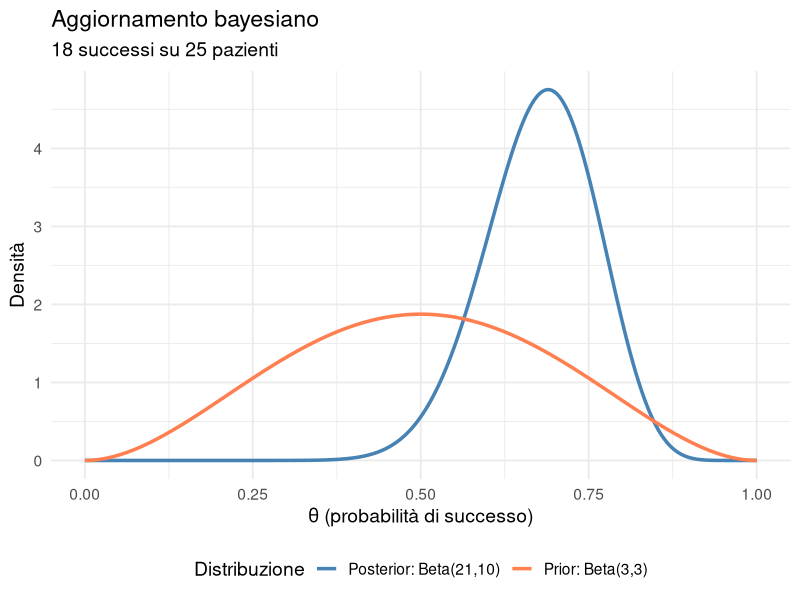
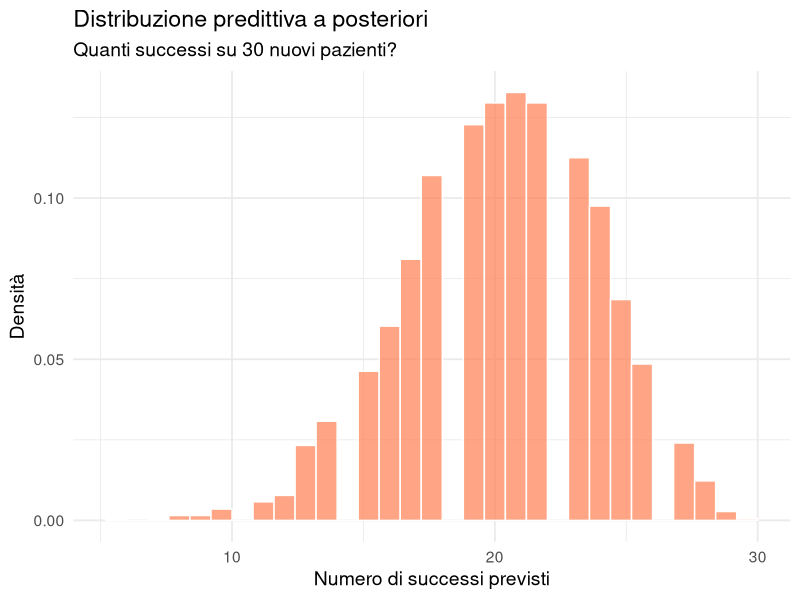
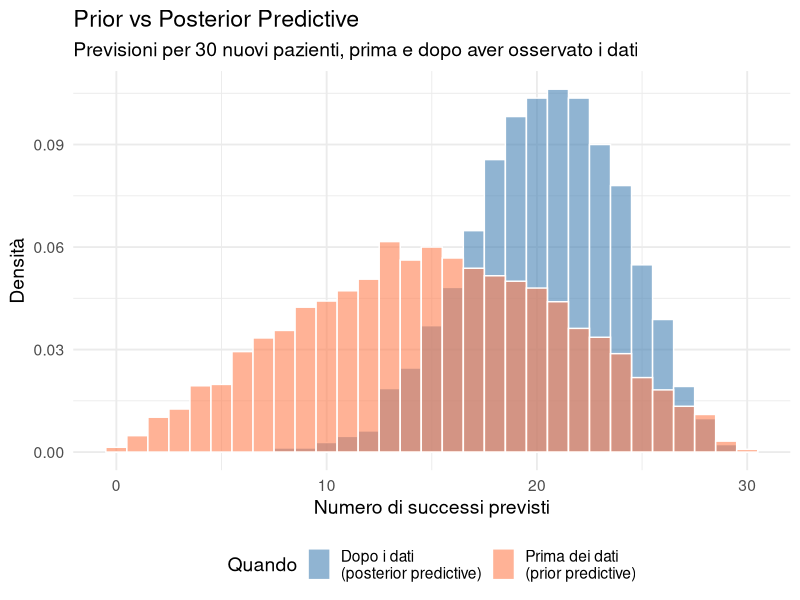

Source code (R) for these figures, in order:
## ---- chunk 1
#| echo: false
library(ggplot2)
set.seed(42)
## ---- chunk 2
# Prior
alpha_prior <- 3
beta_prior <- 3

# Dati osservati
n_osservati <- 25
successi_osservati <- 18

# Posterior
alpha_post <- alpha_prior + successi_osservati
beta_post <- beta_prior + (n_osservati - successi_osservati)

cat("Posterior: Beta(", alpha_post, ",", beta_post, ")\n")
## ---- chunk 3
#| echo: false

x <- seq(0, 1, length.out = 300)

df_dist <- data.frame(
  theta = rep(x, 2),
  densita = c(dbeta(x, alpha_prior, beta_prior),
              dbeta(x, alpha_post, beta_post)),
  Distribuzione = rep(c("Prior: Beta(3,3)", "Posterior: Beta(21,10)"), each = 300)
)

ggplot(df_dist, aes(x = theta, y = densita, color = Distribuzione)) +
  geom_line(linewidth = 1.2) +
  scale_color_manual(values = c("steelblue", "coral")) +
  labs(title = "Aggiornamento bayesiano",
       subtitle = "18 successi su 25 pazienti",
       x = "θ (probabilità di successo)", y = "Densità") +
  theme_minimal(base_size = 14) +
  theme(legend.position = "bottom")
## ---- chunk 4
# Simuliamo UN nuovo studio

# 1. Estraiamo UN valore di theta dalla posterior
theta_1 <- rbeta(n = 1, shape1 = alpha_post, shape2 = beta_post)

# 2. Generiamo il numero di successi per 30 nuovi pazienti
n_nuovi <- 30
successi_1 <- rbinom(n = 1, size = n_nuovi, prob = theta_1)

cat("Simulazione 1:\n")
cat("  theta estratto:", round(theta_1, 3), "\n")
cat("  successi previsti:", successi_1, "su", n_nuovi, "\n")
## ---- chunk 5
# Un altro mondo possibile
theta_2 <- rbeta(1, alpha_post, beta_post)
successi_2 <- rbinom(1, n_nuovi, theta_2)

cat("Simulazione 2:\n")
cat("  theta estratto:", round(theta_2, 3), "\n")
cat("  successi previsti:", successi_2, "su", n_nuovi, "\n")
## ---- chunk 6
n_sim <- 5000

# 1. Estraiamo n_sim valori di theta dalla posterior
theta_sim <- rbeta(n_sim, alpha_post, beta_post)

# 2. Per ogni theta, generiamo il numero di successi
successi_sim <- rbinom(n_sim, size = n_nuovi, prob = theta_sim)
## ---- chunk 7
# Vediamo i primi 10 risultati
head(data.frame(
  theta = round(theta_sim, 3),
  successi = successi_sim
), 10)
## ---- chunk 8
#| echo: false
#| fig-height: 4.5

df_pred <- data.frame(successi = successi_sim)

ggplot(df_pred, aes(x = successi)) +
  geom_histogram(aes(y = after_stat(density)), bins = 31,
                 fill = "coral", alpha = 0.7, color = "white") +
  labs(title = "Distribuzione predittiva a posteriori",
       subtitle = "Quanti successi su 30 nuovi pazienti?",
       x = "Numero di successi previsti", y = "Densità") +
  theme_minimal(base_size = 14)
## ---- chunk 9
cat("Previsioni per 30 nuovi pazienti:\n")
cat("  Media:", round(mean(successi_sim), 1), "successi\n")
cat("  Mediana:", median(successi_sim), "successi\n")
cat("  Intervallo 95%:", quantile(successi_sim, 0.025), "-",
    quantile(successi_sim, 0.975), "successi\n")
## ---- chunk 10
# Proporzione di simulazioni con >= 20 successi
prob_almeno_20 <- mean(successi_sim >= 20)

cat("P(successi >= 20) =", round(prob_almeno_20 * 100, 1), "%\n")
## ---- chunk 11
# Più di 15 successi su 30
prob_maggioranza <- mean(successi_sim > 15)

cat("P(successi > 15) =", round(prob_maggioranza * 100, 1), "%\n")
## ---- chunk 12
# Meno di 10 successi (scenario pessimistico)
prob_pochi <- mean(successi_sim < 10)

cat("P(successi < 10) =", round(prob_pochi * 100, 2), "%\n")
## ---- chunk 13
# PRIOR predictive (prima dei dati)
theta_prior_sim <- rbeta(n_sim, alpha_prior, beta_prior)
successi_prior_sim <- rbinom(n_sim, n_nuovi, theta_prior_sim)

# POSTERIOR predictive (dopo i dati)
# (già calcolato: successi_sim)
## ---- chunk 14
#| echo: false
#| fig-height: 4.5

df_confronto <- data.frame(
  successi = c(successi_prior_sim, successi_sim),
  Quando = rep(c("Prima dei dati\n(prior predictive)",
                  "Dopo i dati\n(posterior predictive)"), each = n_sim)
)

ggplot(df_confronto, aes(x = successi, fill = Quando)) +
  geom_histogram(aes(y = after_stat(density)), bins = 31,
                 alpha = 0.6, position = "identity", color = "white") +
  scale_fill_manual(values = c("steelblue", "coral")) +
  labs(title = "Prior vs Posterior Predictive",
       subtitle = "Previsioni per 30 nuovi pazienti, prima e dopo aver osservato i dati",
       x = "Numero di successi previsti", y = "Densità") +
  theme_minimal(base_size = 14) +
  theme(legend.position = "bottom")
## ---- chunk 15
cat("PRIOR predictive (prima dei dati):\n")
cat("  Media:", round(mean(successi_prior_sim), 1), "\n")
cat("  Intervallo 95%:", quantile(successi_prior_sim, 0.025), "-",
    quantile(successi_prior_sim, 0.975), "\n\n")

cat("POSTERIOR predictive (dopo i dati):\n")
cat("  Media:", round(mean(successi_sim), 1), "\n")
cat("  Intervallo 95%:", quantile(successi_sim, 0.025), "-",
    quantile(successi_sim, 0.975), "\n")
